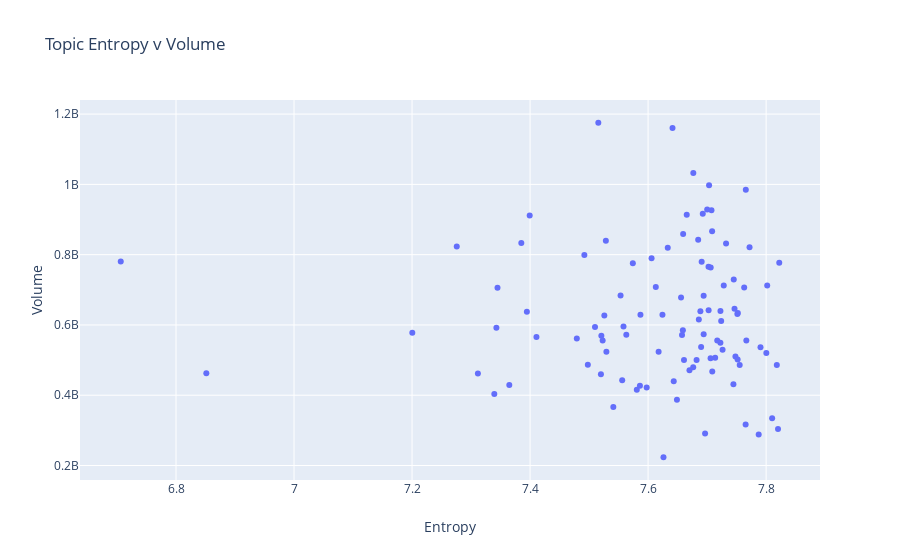

The notebook cell this image was saved under:
### Code cell
# plot entropy v volume


annual_entropy = [7.660846664662012, 7.708777606958926, 7.558321380281885, 7.751287481679808, 7.7628591811969585, 7.57415266706557, 7.689849485766237, 7.520800786672501, 7.708489979242031, 7.765610451597894, 7.728231861806268, 7.497901657644084, 7.62606861082925, 7.64345610644093, 7.744614270979461, 7.659406664187253, 7.692676577734565, 7.522992433123245, 7.3393792080072, 7.696597341988666, 7.563079539579505, 7.275738453113668, 7.694149537267553, 7.722538850646992, 7.3647978002064605, 7.617824420049853, 7.648888086690388, 7.707402628265736, 7.8201723272741, 7.200428711680722, 7.580870588792014, 7.655843629923007, 7.818142268378213, 7.586149882435459, 7.800386594277909, 7.658935142374283, 7.553380331664771, 7.676637030627818, 7.587060610181689, 7.700179549942666, 7.641381617940118, 7.771928401272959, 7.703352202707713, 7.6701384330284315, 7.76529038666447, 7.685998687473994, 7.633325313880317, 7.69077682773376, 7.790500194900928, 7.684881236170046, 7.745159102760627, 7.7480222301651835, 7.694187261220108, 7.39457487256607, 7.751763371649844, 7.4919766529197656, 7.510039847006007, 7.755242156522817, 6.851370525338804, 7.479200463169201, 7.702393002068736, 7.657521506561681, 7.3115939080191605, 7.665477435397864, 7.682192640173033, 7.7226328221766165, 6.70634654529645, 7.529330063635575, 7.59761660240501, 7.801867711292735, 7.34480953615393, 7.723866637547134, 7.706107300338461, 7.713665484448977, 7.342941938079972, 7.613051686543135, 7.810217778738112, 7.717180800749291, 7.6764722619722, 7.7059127154417695, 7.752075913073974, 7.7665061295553, 7.822271776983461, 7.732121875199017, 7.7025373998321705, 7.525856602613863, 7.520066562008864, 7.605906056193753, 7.541091006731836, 7.385160136607788, 7.624355694573325, 7.787444779634321, 7.688630835549769, 7.410830680031367, 7.556118974028105, 7.528413569521115, 7.726222646551628, 7.74649233645637, 7.515661510195893, 7.399332916179734]
# print(vols)

fig = go.Figure(
    data=[go.Scatter(x=annual_entropy, y=vols, mode='markers')],
)
fig.update_layout(
#         autosize=False,
#     width=1000,
#     height=500,
#     yaxis_type='log',
    title='Topic Entropy v Volume',
    xaxis_title="Entropy",
    yaxis_title="Volume",
)
fig.show()
